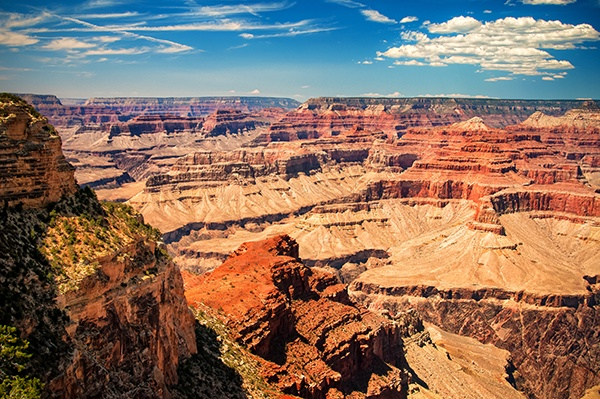
#> input picture Part_5_translation/new.jpg, 600 x 399 px
$ python translation.py
#> lines starting #> are read from the running program, lines starting #| are printed output that depends on the picture
import numpy as np
import cv2
import imutils

#translation -> shifting the image on x and y palne

img = cv2.imread("./new.jpg")
#> img is the input picture: shape (399, 600, 3); mean B, G, R 97.6, 113.2, 138.3
cv2.imshow("img",img)

h,w= img.shape[:2]
#> h = 399; w = 600

#using cv2 functions.
T = np.float32([[1,0,w//4],[0,1,h//4]])
#> T = [[1, 0, 150], [0, 1, 99]]
shifted = cv2.warpAffine(img,T,(w,h))
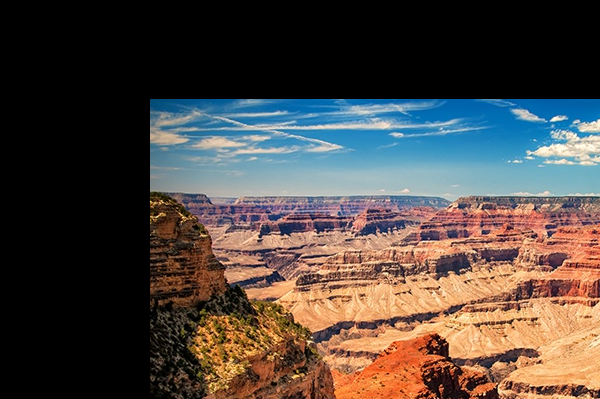
#> shifted: shape (399, 600, 3); mean B, G, R 64.8, 70.1, 78.8
cv2.imshow("shifted", shifted)


#using imutils functions
shifted_imuitls = imutils.translate(img,50,50)
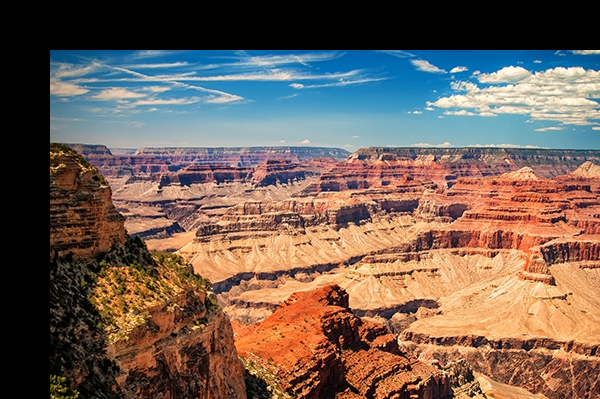
#> shifted_imuitls: shape (399, 600, 3); mean B, G, R 85.2, 96.4, 114.7
cv2.imshow("shifted_imuitls", shifted_imuitls)


"""
imutil.translate behind the scenes

def translate(img,x,y):
    M=np.float32([[1,0,x],[1,0,y]])
    shifted = cv2.wrapAffine(img,M,(img.shape[1],img.shape[0]))
    return shifted

"""

k = cv2.waitKey(0) & 0xFF
#> (key Esc is pressed here)
#pres ESC to exit
if k==27:
    cv2.destroyAllWindows()

#press 's' to save and exit
elif k == ord("s"):
    cv2.imwrite("shifted.jpg",shifted)
    cv2.imwrite("shifted_imutils.jpg",shifted_imuitls)
    cv2.destroyAllWindows()
